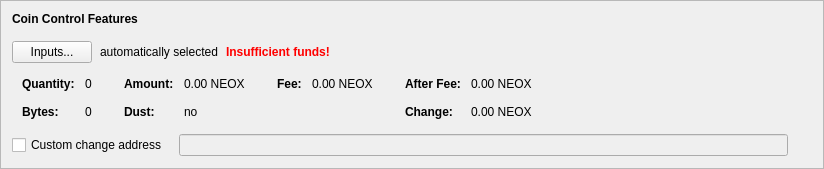
      <widget class="QFrame" name="frameCoinControl">
       <property name="sizePolicy">
        <sizepolicy hsizetype="Preferred" vsizetype="Fixed">
         <horstretch>0</horstretch>
         <verstretch>0</verstretch>
        </sizepolicy>
       </property>
       <property name="frameShape">
        <enum>QFrame::StyledPanel</enum>
       </property>
       <property name="frameShadow">
        <enum>QFrame::Raised</enum>
       </property>
       <layout class="QVBoxLayout" name="verticalLayout_4">
        <item>
         <layout class="QVBoxLayout" name="verticalLayoutCoinControl" stretch="0,0,0,0,0">
          <property name="spacing">
           <number>0</number>
          </property>
          <property name="sizeConstraint">
           <enum>QLayout::SetDefaultConstraint</enum>
          </property>
          <property name="leftMargin">
           <number>0</number>
          </property>
          <property name="topMargin">
           <number>0</number>
          </property>
          <item>
           <layout class="QHBoxLayout" name="horizontalLayoutCoinControl1">
            <property name="bottomMargin">
             <number>15</number>
            </property>
            <item>
             <widget class="QLabel" name="labelCoinControlFeatures">
              <property name="sizePolicy">
               <sizepolicy hsizetype="Preferred" vsizetype="Maximum">
                <horstretch>0</horstretch>
                <verstretch>0</verstretch>
               </sizepolicy>
              </property>
              <property name="font">
               <font>
                <weight>75</weight>
                <bold>true</bold>
               </font>
              </property>
              <property name="styleSheet">
               <string notr="true">font-weight:bold;</string>
              </property>
              <property name="text">
               <string>Coin Control Features</string>
              </property>
             </widget>
            </item>
           </layout>
          </item>
          <item>
           <layout class="QHBoxLayout" name="horizontalLayoutCoinControl2" stretch="0,0,0,0">
            <property name="spacing">
             <number>8</number>
            </property>
            <property name="bottomMargin">
             <number>10</number>
            </property>
            <item>
             <widget class="QPushButton" name="pushButtonCoinControl">
              <property name="styleSheet">
               <string notr="true"/>
              </property>
              <property name="text">
               <string>Inputs...</string>
              </property>
              <property name="autoDefault">
               <bool>false</bool>
              </property>
             </widget>
            </item>
            <item>
             <widget class="QLabel" name="labelCoinControlAutomaticallySelected">
              <property name="text">
               <string>automatically selected</string>
              </property>
              <property name="margin">
               <number>5</number>
              </property>
             </widget>
            </item>
            <item>
             <widget class="QLabel" name="labelCoinControlInsuffFunds">
              <property name="font">
               <font>
                <weight>75</weight>
                <bold>true</bold>
               </font>
              </property>
              <property name="styleSheet">
               <string notr="true">color:red;font-weight:bold;</string>
              </property>
              <property name="text">
               <string>Insufficient funds!</string>
              </property>
              <property name="margin">
               <number>5</number>
              </property>
             </widget>
            </item>
            <item>
             <spacer name="horizontalSpacerCoinControl">
              <property name="orientation">
               <enum>Qt::Horizontal</enum>
              </property>
              <property name="sizeHint" stdset="0">
               <size>
                <width>40</width>
                <height>1</height>
               </size>
              </property>
             </spacer>
            </item>
           </layout>
          </item>
          <item>
           <widget class="QWidget" name="widgetCoinControl" native="true">
            <property name="sizePolicy">
             <sizepolicy hsizetype="Preferred" vsizetype="Preferred">
              <horstretch>0</horstretch>
              <verstretch>0</verstretch>
             </sizepolicy>
            </property>
            <property name="minimumSize">
             <size>
              <width>0</width>
              <height>0</height>
             </size>
            </property>
            <property name="styleSheet">
             <string notr="true"/>
            </property>
            <layout class="QHBoxLayout" name="horizontalLayoutCoinControl5">
             <property name="leftMargin">
              <number>0</number>
             </property>
             <property name="topMargin">
              <number>0</number>
             </property>
             <property name="rightMargin">
              <number>0</number>
             </property>
             <property name="bottomMargin">
              <number>0</number>
             </property>
             <item>
              <layout class="QHBoxLayout" name="horizontalLayoutCoinControl3" stretch="0,0,0,1">
               <property name="spacing">
                <number>20</number>
               </property>
               <property name="topMargin">
                <number>0</number>
               </property>
               <property name="bottomMargin">
                <number>10</number>
               </property>
               <item>
                <layout class="QFormLayout" name="formLayoutCoinControl1">
                 <property name="horizontalSpacing">
                  <number>10</number>
                 </property>
                 <property name="verticalSpacing">
                  <number>14</number>
                 </property>
                 <property name="leftMargin">
                  <number>10</number>
                 </property>
                 <property name="topMargin">
                  <number>4</number>
                 </property>
                 <property name="rightMargin">
                  <number>6</number>
                 </property>
                 <item row="0" column="0">
                  <widget class="QLabel" name="labelCoinControlQuantityText">
                   <property name="font">
                    <font>
                     <weight>75</weight>
                     <bold>true</bold>
                    </font>
                   </property>
                   <property name="text">
                    <string>Quantity:</string>
                   </property>
                   <property name="margin">
                    <number>0</number>
                   </property>
                  </widget>
                 </item>
                 <item row="0" column="1">
                  <widget class="QLabel" name="labelCoinControlQuantity">
                   <property name="cursor">
                    <cursorShape>IBeamCursor</cursorShape>
                   </property>
                   <property name="contextMenuPolicy">
                    <enum>Qt::ActionsContextMenu</enum>
                   </property>
                   <property name="text">
                    <string notr="true">0</string>
                   </property>
                   <property name="margin">
                    <number>0</number>
                   </property>
                   <property name="textInteractionFlags">
                    <set>Qt::LinksAccessibleByMouse|Qt::TextSelectableByKeyboard|Qt::TextSelectableByMouse</set>
                   </property>
                  </widget>
                 </item>
                 <item row="1" column="0">
                  <widget class="QLabel" name="labelCoinControlBytesText">
                   <property name="font">
                    <font>
                     <weight>75</weight>
                     <bold>true</bold>
                    </font>
                   </property>
                   <property name="text">
                    <string>Bytes:</string>
                   </property>
                  </widget>
                 </item>
                 <item row="1" column="1">
                  <widget class="QLabel" name="labelCoinControlBytes">
                   <property name="cursor">
                    <cursorShape>IBeamCursor</cursorShape>
                   </property>
                   <property name="contextMenuPolicy">
                    <enum>Qt::ActionsContextMenu</enum>
                   </property>
                   <property name="text">
                    <string notr="true">0</string>
                   </property>
                   <property name="textInteractionFlags">
                    <set>Qt::LinksAccessibleByMouse|Qt::TextSelectableByKeyboard|Qt::TextSelectableByMouse</set>
                   </property>
                  </widget>
                 </item>
                </layout>
               </item>
               <item>
                <layout class="QFormLayout" name="formLayoutCoinControl2">
                 <property name="horizontalSpacing">
                  <number>10</number>
                 </property>
                 <property name="verticalSpacing">
                  <number>14</number>
                 </property>
                 <property name="leftMargin">
                  <number>6</number>
                 </property>
                 <property name="topMargin">
                  <number>4</number>
                 </property>
                 <property name="rightMargin">
                  <number>6</number>
                 </property>
                 <item row="0" column="0">
                  <widget class="QLabel" name="labelCoinControlAmountText">
                   <property name="font">
                    <font>
                     <weight>75</weight>
                     <bold>true</bold>
                    </font>
                   </property>
                   <property name="text">
                    <string>Amount:</string>
                   </property>
                   <property name="margin">
                    <number>0</number>
                   </property>
                  </widget>
                 </item>
                 <item row="0" column="1">
                  <widget class="QLabel" name="labelCoinControlAmount">
                   <property name="cursor">
                    <cursorShape>IBeamCursor</cursorShape>
                   </property>
                   <property name="contextMenuPolicy">
                    <enum>Qt::ActionsContextMenu</enum>
                   </property>
                   <property name="text">
                    <string notr="true">0.00 NEOX</string>
                   </property>
                   <property name="textInteractionFlags">
                    <set>Qt::LinksAccessibleByMouse|Qt::TextSelectableByKeyboard|Qt::TextSelectableByMouse</set>
                   </property>
                  </widget>
                 </item>
                 <item row="1" column="0">
                  <widget class="QLabel" name="labelCoinControlLowOutputText">
                   <property name="font">
                    <font>
                     <weight>75</weight>
                     <bold>true</bold>
                    </font>
                   </property>
                   <property name="text">
                    <string>Dust:</string>
                   </property>
                  </widget>
                 </item>
                 <item row="1" column="1">
                  <widget class="QLabel" name="labelCoinControlLowOutput">
                   <property name="cursor">
                    <cursorShape>IBeamCursor</cursorShape>
                   </property>
                   <property name="contextMenuPolicy">
                    <enum>Qt::ActionsContextMenu</enum>
                   </property>
                   <property name="text">
                    <string notr="true">no</string>
                   </property>
                   <property name="textInteractionFlags">
                    <set>Qt::LinksAccessibleByMouse|Qt::TextSelectableByKeyboard|Qt::TextSelectableByMouse</set>
                   </property>
                  </widget>
                 </item>
                </layout>
               </item>
               <item>
                <layout class="QFormLayout" name="formLayoutCoinControl3">
                 <property name="horizontalSpacing">
                  <number>10</number>
                 </property>
                 <property name="verticalSpacing">
                  <number>14</number>
                 </property>
                 <property name="leftMargin">
                  <number>6</number>
                 </property>
                 <property name="topMargin">
                  <number>4</number>
                 </property>
                 <property name="rightMargin">
                  <number>6</number>
                 </property>
                 <item row="0" column="0">
                  <widget class="QLabel" name="labelCoinControlFeeText">
                   <property name="font">
                    <font>
                     <weight>75</weight>
                     <bold>true</bold>
                    </font>
                   </property>
                   <property name="text">
                    <string>Fee:</string>
                   </property>
                   <property name="margin">
                    <number>0</number>
                   </property>
                  </widget>
                 </item>
                 <item row="0" column="1">
                  <widget class="QLabel" name="labelCoinControlFee">
                   <property name="cursor">
                    <cursorShape>IBeamCursor</cursorShape>
                   </property>
                   <property name="contextMenuPolicy">
                    <enum>Qt::ActionsContextMenu</enum>
                   </property>
                   <property name="text">
                    <string notr="true">0.00 NEOX</string>
                   </property>
                   <property name="textInteractionFlags">
                    <set>Qt::LinksAccessibleByMouse|Qt::TextSelectableByKeyboard|Qt::TextSelectableByMouse</set>
                   </property>
                  </widget>
                 </item>
                </layout>
               </item>
               <item>
                <layout class="QFormLayout" name="formLayoutCoinControl4">
                 <property name="horizontalSpacing">
                  <number>10</number>
                 </property>
                 <property name="verticalSpacing">
                  <number>14</number>
                 </property>
                 <property name="leftMargin">
                  <number>6</number>
                 </property>
                 <property name="topMargin">
                  <number>4</number>
                 </property>
                 <property name="rightMargin">
                  <number>6</number>
                 </property>
                 <item row="0" column="0">
                  <widget class="QLabel" name="labelCoinControlAfterFeeText">
                   <property name="font">
                    <font>
                     <weight>75</weight>
                     <bold>true</bold>
                    </font>
                   </property>
                   <property name="text">
                    <string>After Fee:</string>
                   </property>
                   <property name="margin">
                    <number>0</number>
                   </property>
                  </widget>
                 </item>
                 <item row="0" column="1">
                  <widget class="QLabel" name="labelCoinControlAfterFee">
                   <property name="cursor">
                    <cursorShape>IBeamCursor</cursorShape>
                   </property>
                   <property name="contextMenuPolicy">
                    <enum>Qt::ActionsContextMenu</enum>
                   </property>
                   <property name="text">
                    <string notr="true">0.00 NEOX</string>
                   </property>
                   <property name="textInteractionFlags">
                    <set>Qt::LinksAccessibleByMouse|Qt::TextSelectableByKeyboard|Qt::TextSelectableByMouse</set>
                   </property>
                  </widget>
                 </item>
                 <item row="1" column="0">
                  <widget class="QLabel" name="labelCoinControlChangeText">
                   <property name="font">
                    <font>
                     <weight>75</weight>
                     <bold>true</bold>
                    </font>
                   </property>
                   <property name="text">
                    <string>Change:</string>
                   </property>
                  </widget>
                 </item>
                 <item row="1" column="1">
                  <widget class="QLabel" name="labelCoinControlChange">
                   <property name="cursor">
                    <cursorShape>IBeamCursor</cursorShape>
                   </property>
                   <property name="contextMenuPolicy">
                    <enum>Qt::ActionsContextMenu</enum>
                   </property>
                   <property name="text">
                    <string notr="true">0.00 NEOX</string>
                   </property>
                   <property name="textInteractionFlags">
                    <set>Qt::LinksAccessibleByMouse|Qt::TextSelectableByKeyboard|Qt::TextSelectableByMouse</set>
                   </property>
                  </widget>
                 </item>
                </layout>
               </item>
              </layout>
             </item>
            </layout>
           </widget>
          </item>
          <item>
           <layout class="QHBoxLayout" name="horizontalLayoutCoinControl4" stretch="0,0,0">
            <property name="spacing">
             <number>12</number>
            </property>
            <property name="sizeConstraint">
             <enum>QLayout::SetDefaultConstraint</enum>
            </property>
            <property name="topMargin">
             <number>5</number>
            </property>
            <property name="rightMargin">
             <number>5</number>
            </property>
            <item>
             <widget class="QCheckBox" name="checkBoxCoinControlChange">
              <property name="toolTip">
               <string>If this is activated, but the change address is empty or invalid, change will be sent to a newly generated address.</string>
              </property>
              <property name="text">
               <string>Custom change address</string>
              </property>
             </widget>
            </item>
            <item>
             <widget class="QValidatedLineEdit" name="lineEditCoinControlChange">
              <property name="enabled">
               <bool>false</bool>
              </property>
              <property name="sizePolicy">
               <sizepolicy hsizetype="Expanding" vsizetype="Fixed">
                <horstretch>0</horstretch>
                <verstretch>0</verstretch>
               </sizepolicy>
              </property>
             </widget>
            </item>
            <item>
             <widget class="QLabel" name="labelCoinControlChangeLabel">
              <property name="sizePolicy">
               <sizepolicy hsizetype="Preferred" vsizetype="Expanding">
                <horstretch>0</horstretch>
                <verstretch>0</verstretch>
               </sizepolicy>
              </property>
              <property name="minimumSize">
               <size>
                <width>0</width>
                <height>0</height>
               </size>
              </property>
              <property name="text">
               <string/>
              </property>
              <property name="margin">
               <number>3</number>
              </property>
             </widget>
            </item>
           </layout>
          </item>
          <item>
           <spacer name="verticalSpacerCoinControl">
            <property name="orientation">
             <enum>Qt::Vertical</enum>
            </property>
            <property name="sizeType">
             <enum>QSizePolicy::Expanding</enum>
            </property>
            <property name="sizeHint" stdset="0">
             <size>
              <width>800</width>
              <height>1</height>
             </size>
            </property>
           </spacer>
          </item>
         </layout>
        </item>
       </layout>
      </widget>
